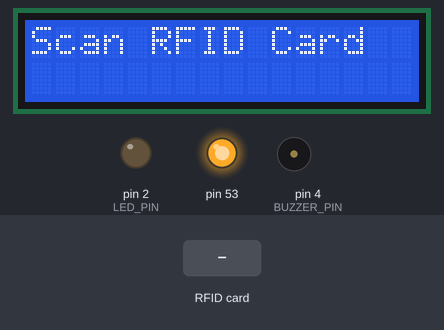
The sketch below on a simulated Arduino Mega 2560, built with avr-gcc and run on an emulated ATmega2560. Shown: 16×2 character LCD, output pins drawn as LEDs (lit = HIGH), buzzer (waves = sounding, pin HIGH). The test bench sets the inputs (shaded band). What the sketch prints to the serial monitor is not drawn.

Above: at 3.3 s.
3.4 s: RFID card 5E 7A 19 C4 held to the reader
At 3.8 s:
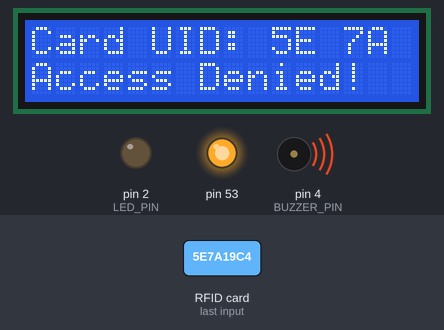
At 4.7 s:
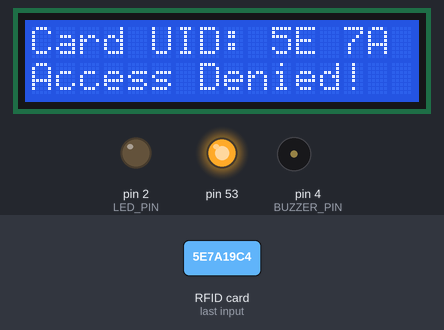
6.4 s: RFID card A1 B2 C3 D4 held to the reader
At 7.2 s:
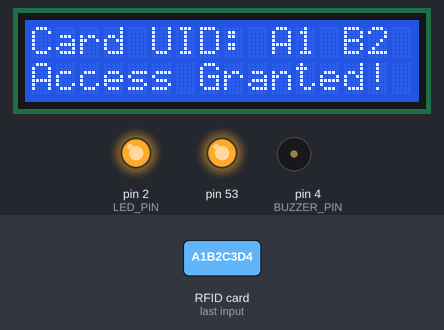
Timing chart, 0 to 9.4 s (numbered marks = the images above; inputs shaded):
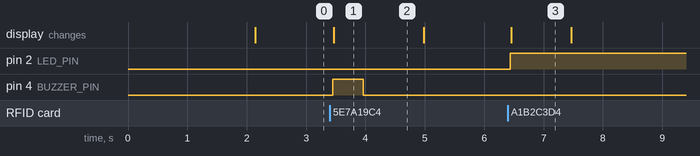

The sketch:

Task4_RC522_With_16x2lcd_Display.ino
```cpp
#include <Wire.h>
#include <LiquidCrystal_I2C.h>
#include <SPI.h>
#include <MFRC522.h>

#define SS_PIN 5
#define RST_PIN 22
#define LED_PIN 2
#define BUZZER_PIN 4


MFRC522 mfrc522(SS_PIN, RST_PIN);
LiquidCrystal_I2C lcd(0x27, 16, 2);

byte validUID[] = { 0xA1, 0xB2, 0xC3, 0xD4 };

void setup() {
  Serial.begin(115200);
  SPI.begin();
  mfrc522.PCD_Init();

  pinMode(LED_PIN, OUTPUT);
  pinMode(BUZZER_PIN, OUTPUT);
  digitalWrite(LED_PIN, LOW);
  digitalWrite(BUZZER_PIN, LOW);

  lcd.begin();
  lcd.backlight();
  lcd.setCursor(0, 0);
  lcd.print("RFID System Init");
  delay(2000);
  lcd.clear();

  Serial.println("Scan an RFID card...");
  lcd.setCursor(0, 0);
  lcd.print("Scan RFID Card");
}

void loop() {
  if (!mfrc522.PICC_IsNewCardPresent()) {
    return;
  }
  if (!mfrc522.PICC_ReadCardSerial()) {
    return;
  }

  Serial.print("Card UID: ");
  lcd.clear();
  lcd.setCursor(0, 0);
  lcd.print("Card UID: ");

  bool validCard = true;
  for (byte i = 0; i < mfrc522.uid.size; i++) {
    Serial.print(mfrc522.uid.uidByte[i] < 0x10 ? "0" : "");
    Serial.print(mfrc522.uid.uidByte[i], HEX);
    Serial.print(" ");

    lcd.print(mfrc522.uid.uidByte[i] < 0x10 ? "0" : "");
    lcd.print(mfrc522.uid.uidByte[i], HEX);
    lcd.print(" ");

    if (mfrc522.uid.uidByte[i] != validUID[i]) {
      validCard = false;
    }
  }
  Serial.println();

  if (validCard) {
    Serial.println("Valid Card! LED ON");
    digitalWrite(LED_PIN, HIGH);
    digitalWrite(BUZZER_PIN, LOW);

    lcd.setCursor(0, 1);
    lcd.print("Access Granted!");
  } else {
    Serial.println("Invalid Card! Buzzer Beeps");
    digitalWrite(LED_PIN, LOW);
    digitalWrite(BUZZER_PIN, HIGH);
    lcd.setCursor(0, 1);
    lcd.print("Access Denied!");
    delay(500);
    digitalWrite(BUZZER_PIN, LOW);
  }

  delay(1000);
  lcd.clear();
  lcd.setCursor(0, 0);
  lcd.print("Scan RFID Card");

  mfrc522.PICC_HaltA();
  mfrc522.PCD_StopCrypto1();
}
```

Measured:
- after the input at 3.4 s, pin 4 (BUZZER_PIN): LOW → HIGH after 0.05 s, → LOW 0.51 s later; the display: changes after 0.07 s (image 1)
- after the input at 6.4 s, pin 2 (LED_PIN): LOW → HIGH at once; the display: changes after 0.05 s (image 3)
- what the display in image 1 shows lasts 1.5 s, from 3.5 s to 5.0 s
- what the display in image 3 shows lasts 1.0 s, from 6.5 s to 7.5 s
